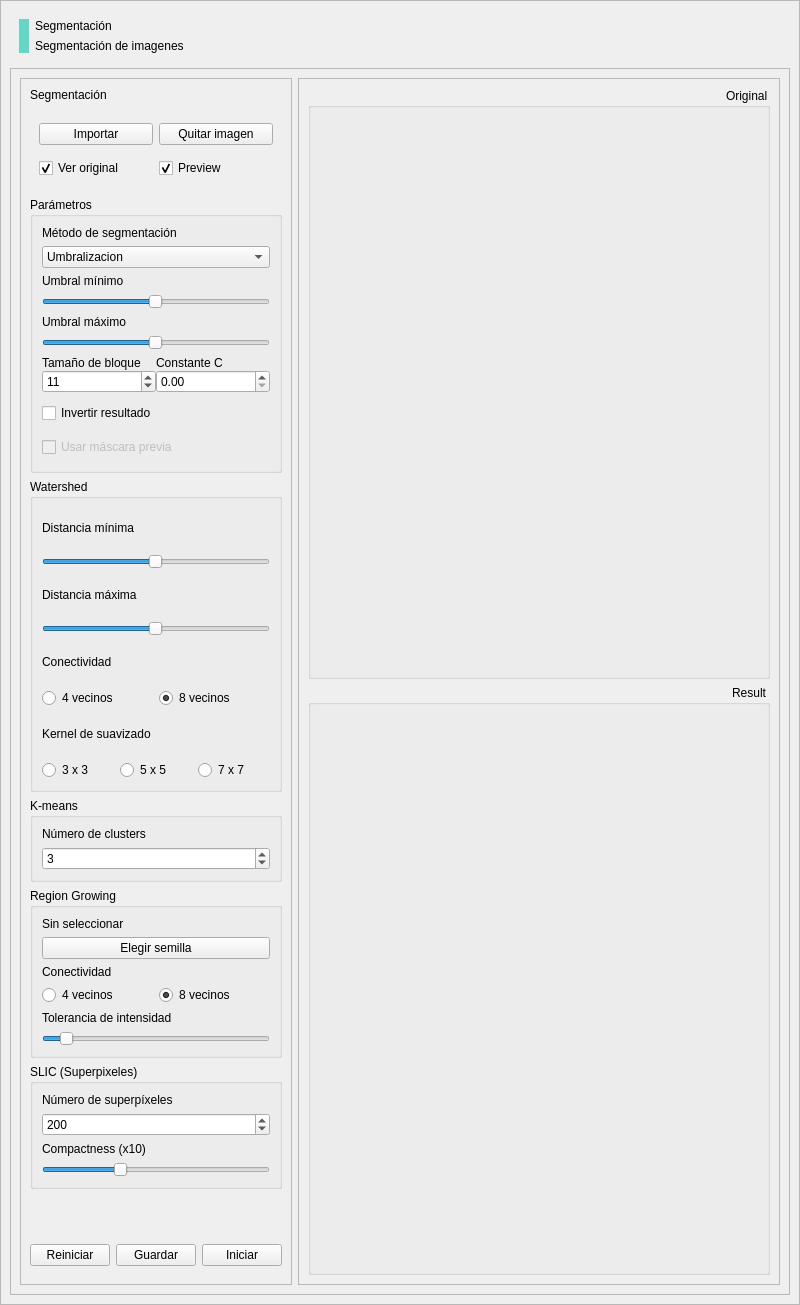
<?xml version="1.0" encoding="UTF-8"?>
<ui version="4.0">
 <class>Frm_Segmentacion</class>
 <widget class="QWidget" name="Frm_Segmentacion">
  <property name="geometry">
   <rect>
    <x>0</x>
    <y>0</y>
    <width>800</width>
    <height>1305</height>
   </rect>
  </property>
  <property name="sizePolicy">
   <sizepolicy hsizetype="Expanding" vsizetype="Expanding">
    <horstretch>0</horstretch>
    <verstretch>0</verstretch>
   </sizepolicy>
  </property>
  <property name="windowTitle">
   <string>Form</string>
  </property>
  <property name="layoutDirection">
   <enum>Qt::LayoutDirection::RightToLeft</enum>
  </property>
  <layout class="QVBoxLayout" name="verticalLayout">
   <property name="spacing">
    <number>1</number>
   </property>
   <property name="leftMargin">
    <number>0</number>
   </property>
   <property name="topMargin">
    <number>0</number>
   </property>
   <property name="rightMargin">
    <number>0</number>
   </property>
   <property name="bottomMargin">
    <number>0</number>
   </property>
   <item>
    <widget class="QFrame" name="Panel_container">
     <property name="styleSheet">
      <string notr="true"/>
     </property>
     <property name="frameShape">
      <enum>QFrame::Shape::StyledPanel</enum>
     </property>
     <property name="frameShadow">
      <enum>QFrame::Shadow::Raised</enum>
     </property>
     <property name="cssClass" stdset="0">
      <string>Background</string>
     </property>
     <layout class="QVBoxLayout" name="verticalLayout_5">
      <item>
       <widget class="QFrame" name="Panel_Head">
        <property name="maximumSize">
         <size>
          <width>16777215</width>
          <height>100</height>
         </size>
        </property>
        <property name="toolTip">
         <string/>
        </property>
        <property name="layoutDirection">
         <enum>Qt::LayoutDirection::LeftToRight</enum>
        </property>
        <property name="frameShape">
         <enum>QFrame::Shape::NoFrame</enum>
        </property>
        <property name="frameShadow">
         <enum>QFrame::Shadow::Raised</enum>
        </property>
        <property name="cssClass" stdset="0">
         <string>Surface</string>
        </property>
        <layout class="QHBoxLayout" name="horizontalLayout_5">
         <item>
          <widget class="QFrame" name="Separator">
           <property name="maximumSize">
            <size>
             <width>10</width>
             <height>16777215</height>
            </size>
           </property>
           <property name="styleSheet">
            <string notr="true">background-color : rgb(101, 214, 198);</string>
           </property>
           <property name="frameShape">
            <enum>QFrame::Shape::NoFrame</enum>
           </property>
           <property name="frameShadow">
            <enum>QFrame::Shadow::Plain</enum>
           </property>
          </widget>
         </item>
         <item>
          <layout class="QVBoxLayout" name="Layout_vertical">
           <item>
            <widget class="QLabel" name="lb_titulo">
             <property name="styleSheet">
              <string notr="true"/>
             </property>
             <property name="text">
              <string>Segmentación </string>
             </property>
             <property name="cssClass" stdset="0">
              <string>Tittle</string>
             </property>
            </widget>
           </item>
           <item>
            <widget class="QLabel" name="lb_descripcion">
             <property name="styleSheet">
              <string notr="true"/>
             </property>
             <property name="text">
              <string>Segmentación de imagenes</string>
             </property>
             <property name="cssClass" stdset="0">
              <string>Description</string>
             </property>
            </widget>
           </item>
          </layout>
         </item>
        </layout>
       </widget>
      </item>
      <item>
       <widget class="QFrame" name="Panel_body">
        <property name="minimumSize">
         <size>
          <width>0</width>
          <height>0</height>
         </size>
        </property>
        <property name="styleSheet">
         <string notr="true"/>
        </property>
        <property name="frameShape">
         <enum>QFrame::Shape::StyledPanel</enum>
        </property>
        <property name="frameShadow">
         <enum>QFrame::Shadow::Raised</enum>
        </property>
        <property name="cssClass" stdset="0">
         <string>Surface</string>
        </property>
        <layout class="QVBoxLayout" name="verticalLayout_3">
         <item>
          <layout class="QHBoxLayout" name="Layout_horizontal" stretch="9,1">
           <item>
            <widget class="QFrame" name="panel_imagen">
             <property name="styleSheet">
              <string notr="true"/>
             </property>
             <property name="frameShape">
              <enum>QFrame::Shape::StyledPanel</enum>
             </property>
             <property name="frameShadow">
              <enum>QFrame::Shadow::Raised</enum>
             </property>
             <property name="cssClass" stdset="0">
              <string>Card</string>
             </property>
             <layout class="QVBoxLayout" name="verticalLayout_4">
              <item>
               <widget class="QGroupBox" name="grp_original">
                <property name="title">
                 <string>Original</string>
                </property>
                <layout class="QHBoxLayout" name="horizontalLayout_3">
                 <property name="topMargin">
                  <number>25</number>
                 </property>
                 <item>
                  <widget class="QLabel" name="lb_img_orignal">
                   <property name="text">
                    <string/>
                   </property>
                   <property name="scaledContents">
                    <bool>true</bool>
                   </property>
                  </widget>
                 </item>
                </layout>
               </widget>
              </item>
              <item>
               <widget class="QGroupBox" name="grp_bin">
                <property name="title">
                 <string>Result</string>
                </property>
                <layout class="QHBoxLayout" name="horizontalLayout_4">
                 <property name="topMargin">
                  <number>25</number>
                 </property>
                 <item>
                  <widget class="QLabel" name="lb_img_bin">
                   <property name="text">
                    <string/>
                   </property>
                   <property name="scaledContents">
                    <bool>true</bool>
                   </property>
                  </widget>
                 </item>
                </layout>
               </widget>
              </item>
             </layout>
            </widget>
           </item>
           <item>
            <widget class="QFrame" name="Card_parametros">
             <property name="layoutDirection">
              <enum>Qt::LayoutDirection::LeftToRight</enum>
             </property>
             <property name="styleSheet">
              <string notr="true"/>
             </property>
             <property name="frameShape">
              <enum>QFrame::Shape::StyledPanel</enum>
             </property>
             <property name="frameShadow">
              <enum>QFrame::Shadow::Raised</enum>
             </property>
             <property name="cssClass" stdset="0">
              <string>Card</string>
             </property>
             <layout class="QVBoxLayout" name="verticalLayout_7" stretch="0,0,2,0,2,0,0,0,0,1">
              <item>
               <widget class="QLabel" name="lb_pantalla_2">
                <property name="styleSheet">
                 <string notr="true"/>
                </property>
                <property name="text">
                 <string>Segmentación</string>
                </property>
                <property name="cssClass" stdset="0">
                 <string>Mediana</string>
                </property>
               </widget>
              </item>
              <item>
               <widget class="QFrame" name="Line_2">
                <property name="maximumSize">
                 <size>
                  <width>16777215</width>
                  <height>1</height>
                 </size>
                </property>
                <property name="styleSheet">
                 <string notr="true">background-color: rgb(49, 197, 175);</string>
                </property>
                <property name="frameShape">
                 <enum>QFrame::Shape::NoFrame</enum>
                </property>
                <property name="frameShadow">
                 <enum>QFrame::Shadow::Raised</enum>
                </property>
               </widget>
              </item>
              <item>
               <layout class="QGridLayout" name="gridLayout_2">
                <property name="leftMargin">
                 <number>9</number>
                </property>
                <property name="topMargin">
                 <number>9</number>
                </property>
                <property name="rightMargin">
                 <number>9</number>
                </property>
                <property name="bottomMargin">
                 <number>9</number>
                </property>
                <property name="verticalSpacing">
                 <number>9</number>
                </property>
                <item row="0" column="0">
                 <widget class="QPushButton" name="btn_importar">
                  <property name="cursor">
                   <cursorShape>PointingHandCursor</cursorShape>
                  </property>
                  <property name="layoutDirection">
                   <enum>Qt::LayoutDirection::LeftToRight</enum>
                  </property>
                  <property name="styleSheet">
                   <string notr="true"/>
                  </property>
                  <property name="text">
                   <string>Importar</string>
                  </property>
                  <property name="icon">
                   <iconset>
                    <normaloff>../../resources/Icons/Icons_verdes/import.png</normaloff>../../resources/Icons/Icons_verdes/import.png</iconset>
                  </property>
                  <property name="cssClass" stdset="0">
                   <string>GreenButton</string>
                  </property>
                 </widget>
                </item>
                <item row="0" column="1">
                 <widget class="QPushButton" name="btn_eliminar">
                  <property name="enabled">
                   <bool>true</bool>
                  </property>
                  <property name="cursor">
                   <cursorShape>PointingHandCursor</cursorShape>
                  </property>
                  <property name="styleSheet">
                   <string notr="true"/>
                  </property>
                  <property name="text">
                   <string>Quitar imagen</string>
                  </property>
                  <property name="icon">
                   <iconset>
                    <normaloff>../../resources/Icons/Icons_rojos/delete.png</normaloff>../../resources/Icons/Icons_rojos/delete.png</iconset>
                  </property>
                  <property name="cssClass" stdset="0">
                   <string>RedButton</string>
                  </property>
                 </widget>
                </item>
                <item row="1" column="0">
                 <widget class="QCheckBox" name="chk_ver_original">
                  <property name="cursor">
                   <cursorShape>PointingHandCursor</cursorShape>
                  </property>
                  <property name="styleSheet">
                   <string notr="true"/>
                  </property>
                  <property name="text">
                   <string>Ver original</string>
                  </property>
                  <property name="checked">
                   <bool>true</bool>
                  </property>
                 </widget>
                </item>
                <item row="1" column="1">
                 <widget class="QCheckBox" name="chk_preview">
                  <property name="enabled">
                   <bool>true</bool>
                  </property>
                  <property name="minimumSize">
                   <size>
                    <width>0</width>
                    <height>28</height>
                   </size>
                  </property>
                  <property name="cursor">
                   <cursorShape>PointingHandCursor</cursorShape>
                  </property>
                  <property name="layoutDirection">
                   <enum>Qt::LayoutDirection::LeftToRight</enum>
                  </property>
                  <property name="styleSheet">
                   <string notr="true"/>
                  </property>
                  <property name="text">
                   <string>Preview</string>
                  </property>
                  <property name="checked">
                   <bool>true</bool>
                  </property>
                 </widget>
                </item>
               </layout>
              </item>
              <item>
               <widget class="QGroupBox" name="gb_parametros">
                <property name="cursor">
                 <cursorShape>PointingHandCursor</cursorShape>
                </property>
                <property name="styleSheet">
                 <string notr="true"/>
                </property>
                <property name="title">
                 <string>Parámetros</string>
                </property>
                <layout class="QVBoxLayout" name="verticalLayout_9">
                 <item>
                  <widget class="QLabel" name="label">
                   <property name="text">
                    <string>Método de segmentación</string>
                   </property>
                   <property name="cssClass" stdset="0">
                    <string>Pequena</string>
                   </property>
                  </widget>
                 </item>
                 <item>
                  <widget class="QComboBox" name="cmb_metodo">
                   <property name="layoutDirection">
                    <enum>Qt::LayoutDirection::LeftToRight</enum>
                   </property>
                   <property name="styleSheet">
                    <string notr="true"/>
                   </property>
                   <item>
                    <property name="text">
                     <string>Umbralizacion</string>
                    </property>
                   </item>
                   <item>
                    <property name="text">
                     <string>Umbralización adaptativa</string>
                    </property>
                   </item>
                   <item>
                    <property name="text">
                     <string>Watershed</string>
                    </property>
                   </item>
                   <item>
                    <property name="text">
                     <string>K-means</string>
                    </property>
                   </item>
                   <item>
                    <property name="text">
                     <string>Region Growing</string>
                    </property>
                   </item>
                   <item>
                    <property name="text">
                     <string>SLIC (Superpixeles)</string>
                    </property>
                   </item>
                  </widget>
                 </item>
                 <item>
                  <widget class="QLabel" name="lb_parametros">
                   <property name="text">
                    <string>Umbral mínimo</string>
                   </property>
                   <property name="cssClass" stdset="0">
                    <string>Pequena</string>
                   </property>
                  </widget>
                 </item>
                 <item>
                  <widget class="QSlider" name="slider_umbral_min">
                   <property name="cursor">
                    <cursorShape>OpenHandCursor</cursorShape>
                   </property>
                   <property name="styleSheet">
                    <string notr="true"/>
                   </property>
                   <property name="maximum">
                    <number>255</number>
                   </property>
                   <property name="sliderPosition">
                    <number>127</number>
                   </property>
                   <property name="orientation">
                    <enum>Qt::Orientation::Horizontal</enum>
                   </property>
                  </widget>
                 </item>
                 <item>
                  <widget class="QLabel" name="lb_parametros_2">
                   <property name="text">
                    <string>Umbral máximo</string>
                   </property>
                   <property name="cssClass" stdset="0">
                    <string>Pequena</string>
                   </property>
                  </widget>
                 </item>
                 <item>
                  <widget class="QSlider" name="slider_umbral_max">
                   <property name="cursor">
                    <cursorShape>OpenHandCursor</cursorShape>
                   </property>
                   <property name="styleSheet">
                    <string notr="true"/>
                   </property>
                   <property name="maximum">
                    <number>255</number>
                   </property>
                   <property name="sliderPosition">
                    <number>127</number>
                   </property>
                   <property name="orientation">
                    <enum>Qt::Orientation::Horizontal</enum>
                   </property>
                  </widget>
                 </item>
                 <item>
                  <layout class="QHBoxLayout" name="horizontalLayout_6">
                   <property name="spacing">
                    <number>0</number>
                   </property>
                   <item>
                    <layout class="QVBoxLayout" name="verticalLayout_6">
                     <item>
                      <widget class="QLabel" name="label_2">
                       <property name="text">
                        <string>Tamaño de bloque</string>
                       </property>
                       <property name="cssClass" stdset="0">
                        <string>Pequena</string>
                       </property>
                      </widget>
                     </item>
                     <item>
                      <widget class="QSpinBox" name="spin_tamano_bloque">
                       <property name="layoutDirection">
                        <enum>Qt::LayoutDirection::LeftToRight</enum>
                       </property>
                       <property name="styleSheet">
                        <string notr="true"/>
                       </property>
                       <property name="readOnly">
                        <bool>false</bool>
                       </property>
                       <property name="buttonSymbols">
                        <enum>QAbstractSpinBox::ButtonSymbols::UpDownArrows</enum>
                       </property>
                       <property name="minimum">
                        <number>3</number>
                       </property>
                       <property name="maximum">
                        <number>255</number>
                       </property>
                       <property name="value">
                        <number>11</number>
                       </property>
                      </widget>
                     </item>
                    </layout>
                   </item>
                   <item>
                    <layout class="QVBoxLayout" name="verticalLayout_8">
                     <item>
                      <widget class="QLabel" name="label_3">
                       <property name="text">
                        <string>Constante C</string>
                       </property>
                       <property name="cssClass" stdset="0">
                        <string>Pequena</string>
                       </property>
                      </widget>
                     </item>
                     <item>
                      <widget class="QDoubleSpinBox" name="doubleSpinBox">
                       <property name="buttonSymbols">
                        <enum>QAbstractSpinBox::ButtonSymbols::UpDownArrows</enum>
                       </property>
                      </widget>
                     </item>
                    </layout>
                   </item>
                  </layout>
                 </item>
                 <item>
                  <widget class="QCheckBox" name="chk_invertir">
                   <property name="enabled">
                    <bool>true</bool>
                   </property>
                   <property name="minimumSize">
                    <size>
                     <width>0</width>
                     <height>28</height>
                    </size>
                   </property>
                   <property name="cursor">
                    <cursorShape>PointingHandCursor</cursorShape>
                   </property>
                   <property name="layoutDirection">
                    <enum>Qt::LayoutDirection::LeftToRight</enum>
                   </property>
                   <property name="styleSheet">
                    <string notr="true"/>
                   </property>
                   <property name="text">
                    <string>Invertir resultado</string>
                   </property>
                   <property name="checked">
                    <bool>false</bool>
                   </property>
                  </widget>
                 </item>
                 <item>
                  <widget class="QCheckBox" name="chk_mascara">
                   <property name="enabled">
                    <bool>false</bool>
                   </property>
                   <property name="minimumSize">
                    <size>
                     <width>0</width>
                     <height>28</height>
                    </size>
                   </property>
                   <property name="cursor">
                    <cursorShape>PointingHandCursor</cursorShape>
                   </property>
                   <property name="layoutDirection">
                    <enum>Qt::LayoutDirection::LeftToRight</enum>
                   </property>
                   <property name="styleSheet">
                    <string notr="true"/>
                   </property>
                   <property name="text">
                    <string>Usar máscara previa </string>
                   </property>
                   <property name="checkable">
                    <bool>false</bool>
                   </property>
                   <property name="checked">
                    <bool>false</bool>
                   </property>
                  </widget>
                 </item>
                </layout>
               </widget>
              </item>
              <item>
               <widget class="QGroupBox" name="gb_watershed">
                <property name="title">
                 <string>Watershed</string>
                </property>
                <layout class="QVBoxLayout" name="verticalLayout_2">
                 <item>
                  <widget class="QLabel" name="lb_parametros_3">
                   <property name="text">
                    <string>Distancia mínima</string>
                   </property>
                   <property name="cssClass" stdset="0">
                    <string>Pequena</string>
                   </property>
                  </widget>
                 </item>
                 <item>
                  <widget class="QSlider" name="slider_distancia_min">
                   <property name="cursor">
                    <cursorShape>OpenHandCursor</cursorShape>
                   </property>
                   <property name="styleSheet">
                    <string notr="true"/>
                   </property>
                   <property name="maximum">
                    <number>255</number>
                   </property>
                   <property name="sliderPosition">
                    <number>127</number>
                   </property>
                   <property name="orientation">
                    <enum>Qt::Orientation::Horizontal</enum>
                   </property>
                   <property name="tickPosition">
                    <enum>QSlider::TickPosition::NoTicks</enum>
                   </property>
                  </widget>
                 </item>
                 <item>
                  <widget class="QLabel" name="lb_parametros_4">
                   <property name="text">
                    <string>Distancia máxima</string>
                   </property>
                   <property name="cssClass" stdset="0">
                    <string>Pequena</string>
                   </property>
                  </widget>
                 </item>
                 <item>
                  <widget class="QSlider" name="slider_distancia_max">
                   <property name="cursor">
                    <cursorShape>OpenHandCursor</cursorShape>
                   </property>
                   <property name="maximum">
                    <number>255</number>
                   </property>
                   <property name="sliderPosition">
                    <number>127</number>
                   </property>
                   <property name="orientation">
                    <enum>Qt::Orientation::Horizontal</enum>
                   </property>
                  </widget>
                 </item>
                 <item>
                  <widget class="QLabel" name="lb_parametros_5">
                   <property name="text">
                    <string>Conectividad</string>
                   </property>
                   <property name="cssClass" stdset="0">
                    <string>Pequena</string>
                   </property>
                  </widget>
                 </item>
                 <item>
                  <layout class="QHBoxLayout" name="horizontalLayout_2">
                   <item>
                    <widget class="QRadioButton" name="rd_btn_vecinos">
                     <property name="text">
                      <string>4 vecinos</string>
                     </property>
                    </widget>
                   </item>
                   <item>
                    <widget class="QRadioButton" name="rd_btn_vecinos_2">
                     <property name="text">
                      <string>8 vecinos</string>
                     </property>
                     <property name="checked">
                      <bool>true</bool>
                     </property>
                    </widget>
                   </item>
                  </layout>
                 </item>
                 <item>
                  <widget class="QLabel" name="lb_parametros_6">
                   <property name="text">
                    <string>Kernel de suavizado</string>
                   </property>
                   <property name="cssClass" stdset="0">
                    <string>Pequena</string>
                   </property>
                  </widget>
                 </item>
                 <item>
                  <layout class="QHBoxLayout" name="horizontalLayout">
                   <item>
                    <widget class="QRadioButton" name="rd_btn_tres">
                     <property name="text">
                      <string>3 x 3</string>
                     </property>
                     <property name="cssClass" stdset="0">
                      <string>Badge_RadioButton</string>
                     </property>
                    </widget>
                   </item>
                   <item>
                    <widget class="QRadioButton" name="rd_btn_cinco">
                     <property name="text">
                      <string>5 x 5</string>
                     </property>
                     <property name="cssClass" stdset="0">
                      <string>Badge_RadioButton</string>
                     </property>
                    </widget>
                   </item>
                   <item>
                    <widget class="QRadioButton" name="rd_btn_siete">
                     <property name="text">
                      <string>7 x 7</string>
                     </property>
                     <property name="cssClass" stdset="0">
                      <string>Badge_RadioButton</string>
                     </property>
                    </widget>
                   </item>
                  </layout>
                 </item>
                </layout>
               </widget>
              </item>
              <item>
               <widget class="QGroupBox" name="gb_kmeans">
                <property name="title">
                 <string>K-means</string>
                </property>
                <layout class="QVBoxLayout" name="layout_kmeans">
                 <item>
                  <widget class="QLabel" name="label_numero_clusters">
                   <property name="text">
                    <string>Número de clusters</string>
                   </property>
                  </widget>
                 </item>
                 <item>
                  <widget class="QSpinBox" name="spin_numero_clusters">
                   <property name="minimum">
                    <number>2</number>
                   </property>
                   <property name="maximum">
                    <number>12</number>
                   </property>
                   <property name="value">
                    <number>3</number>
                   </property>
                  </widget>
                 </item>
                </layout>
               </widget>
              </item>
              <item>
               <widget class="QGroupBox" name="gb_region_growing">
                <property name="title">
                 <string>Region Growing</string>
                </property>
                <layout class="QVBoxLayout" name="layout_region_growing">
                 <item>
                  <widget class="QLabel" name="lbl_semilla">
                   <property name="text">
                    <string>Sin seleccionar</string>
                   </property>
                  </widget>
                 </item>
                 <item>
                  <widget class="QPushButton" name="btn_elegir_semilla">
                   <property name="cursor">
                    <cursorShape>PointingHandCursor</cursorShape>
                   </property>
                   <property name="text">
                    <string>Elegir semilla</string>
                   </property>
                  </widget>
                 </item>
                 <item>
                  <widget class="QLabel" name="label_conectividad_region">
                   <property name="text">
                    <string>Conectividad</string>
                   </property>
                  </widget>
                 </item>
                 <item>
                  <layout class="QHBoxLayout" name="layout_conectividad_region">
                   <item>
                    <widget class="QRadioButton" name="rd_btn_region_vecinos">
                     <property name="text">
                      <string>4 vecinos</string>
                     </property>
                    </widget>
                   </item>
                   <item>
                    <widget class="QRadioButton" name="rd_btn_region_vecinos_2">
                     <property name="text">
                      <string>8 vecinos</string>
                     </property>
                     <property name="checked">
                      <bool>true</bool>
                     </property>
                    </widget>
                   </item>
                  </layout>
                 </item>
                 <item>
                  <widget class="QLabel" name="label_tolerancia_region">
                   <property name="text">
                    <string>Tolerancia de intensidad</string>
                   </property>
                  </widget>
                 </item>
                 <item>
                  <widget class="QSlider" name="slider_tolerancia_region">
                   <property name="cursor">
                    <cursorShape>OpenHandCursor</cursorShape>
                   </property>
                   <property name="maximum">
                    <number>255</number>
                   </property>
                   <property name="value">
                    <number>20</number>
                   </property>
                   <property name="orientation">
                    <enum>Qt::Orientation::Horizontal</enum>
                   </property>
                  </widget>
                 </item>
                </layout>
               </widget>
              </item>
              <item>
               <widget class="QGroupBox" name="gb_slic">
                <property name="title">
                 <string>SLIC (Superpixeles)</string>
                </property>
                <layout class="QVBoxLayout" name="layout_slic">
                 <item>
                  <widget class="QLabel" name="label_numero_superpixeles">
                   <property name="text">
                    <string>Número de superpíxeles</string>
                   </property>
                  </widget>
                 </item>
                 <item>
                  <widget class="QSpinBox" name="spin_numero_superpixeles">
                   <property name="minimum">
                    <number>10</number>
                   </property>
                   <property name="maximum">
                    <number>5000</number>
                   </property>
                   <property name="value">
                    <number>200</number>
                   </property>
                  </widget>
                 </item>
                 <item>
                  <widget class="QLabel" name="label_compactness">
                   <property name="text">
                    <string>Compactness (x10)</string>
                   </property>
                  </widget>
                 </item>
                 <item>
                  <widget class="QSlider" name="slider_compactness">
                   <property name="cursor">
                    <cursorShape>OpenHandCursor</cursorShape>
                   </property>
                   <property name="minimum">
                    <number>1</number>
                   </property>
                   <property name="maximum">
                    <number>300</number>
                   </property>
                   <property name="value">
                    <number>100</number>
                   </property>
                   <property name="orientation">
                    <enum>Qt::Orientation::Horizontal</enum>
                   </property>
                  </widget>
                 </item>
                </layout>
               </widget>
              </item>
              <item>
               <spacer name="verticalSpacer">
                <property name="orientation">
                 <enum>Qt::Orientation::Vertical</enum>
                </property>
                <property name="sizeHint" stdset="0">
                 <size>
                  <width>20</width>
                  <height>40</height>
                 </size>
                </property>
               </spacer>
              </item>
              <item>
               <layout class="QHBoxLayout" name="Layout_horizontal_2">
                <property name="topMargin">
                 <number>9</number>
                </property>
                <property name="bottomMargin">
                 <number>9</number>
                </property>
                <item>
                 <widget class="QPushButton" name="btn_reset">
                  <property name="cursor">
                   <cursorShape>PointingHandCursor</cursorShape>
                  </property>
                  <property name="styleSheet">
                   <string notr="true"/>
                  </property>
                  <property name="text">
                   <string>Reiniciar</string>
                  </property>
                  <property name="icon">
                   <iconset>
                    <normaloff>../../resources/Icons/Icons_aqua/reset.png</normaloff>../../resources/Icons/Icons_aqua/reset.png</iconset>
                  </property>
                  <property name="cssClass" stdset="0">
                   <string>AquaButton</string>
                  </property>
                 </widget>
                </item>
                <item>
                 <widget class="QPushButton" name="btn_guardar">
                  <property name="enabled">
                   <bool>true</bool>
                  </property>
                  <property name="cursor">
                   <cursorShape>PointingHandCursor</cursorShape>
                  </property>
                  <property name="styleSheet">
                   <string notr="true"/>
                  </property>
                  <property name="text">
                   <string>Guardar</string>
                  </property>
                  <property name="icon">
                   <iconset>
                    <normaloff>../../resources/Icons/Icons_amarillos/saved.png</normaloff>../../resources/Icons/Icons_amarillos/saved.png</iconset>
                  </property>
                  <property name="cssClass" stdset="0">
                   <string>YellowButton</string>
                  </property>
                 </widget>
                </item>
                <item>
                 <spacer name="horizontalSpacer">
                  <property name="orientation">
                   <enum>Qt::Orientation::Horizontal</enum>
                  </property>
                  <property name="sizeHint" stdset="0">
                   <size>
                    <width>40</width>
                    <height>20</height>
                   </size>
                  </property>
                 </spacer>
                </item>
                <item>
                 <widget class="QPushButton" name="btn_ejecutar">
                  <property name="cursor">
                   <cursorShape>PointingHandCursor</cursorShape>
                  </property>
                  <property name="layoutDirection">
                   <enum>Qt::LayoutDirection::RightToLeft</enum>
                  </property>
                  <property name="text">
                   <string>Iniciar</string>
                  </property>
                  <property name="icon">
                   <iconset>
                    <normaloff>../../resources/Icons/Icons_aqua/play-button-arrowhead.png</normaloff>../../resources/Icons/Icons_aqua/play-button-arrowhead.png</iconset>
                  </property>
                 </widget>
                </item>
               </layout>
              </item>
             </layout>
            </widget>
           </item>
          </layout>
         </item>
        </layout>
       </widget>
      </item>
     </layout>
    </widget>
   </item>
  </layout>
 </widget>
 <resources/>
 <connections/>
</ui>
